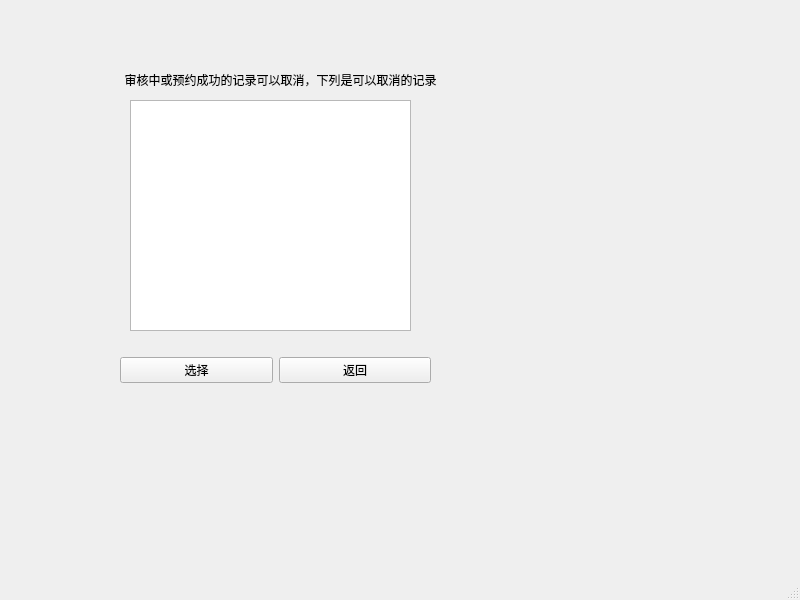
<?xml version="1.0" encoding="UTF-8"?>
<ui version="4.0">
 <class>StudentWindow</class>
 <widget class="QMainWindow" name="StudentWindow">
  <property name="geometry">
   <rect>
    <x>0</x>
    <y>0</y>
    <width>800</width>
    <height>600</height>
   </rect>
  </property>
  <property name="windowTitle">
   <string>MainWindow</string>
  </property>
  <widget class="QWidget" name="centralwidget">
   <widget class="QStackedWidget" name="stackedWidget">
    <property name="geometry">
     <rect>
      <x>70</x>
      <y>30</y>
      <width>421</width>
      <height>391</height>
     </rect>
    </property>
    <property name="currentIndex">
     <number>2</number>
    </property>
    <widget class="QWidget" name="page">
     <widget class="QWidget" name="widget" native="true">
      <property name="geometry">
       <rect>
        <x>100</x>
        <y>70</y>
        <width>201</width>
        <height>231</height>
       </rect>
      </property>
      <layout class="QVBoxLayout" name="verticalLayout">
       <item>
        <widget class="QPushButton" name="reservepushButton">
         <property name="text">
          <string>申请预约</string>
         </property>
        </widget>
       </item>
       <item>
        <widget class="QPushButton" name="checkMyresepushButton">
         <property name="text">
          <string>查看我的预约</string>
         </property>
        </widget>
       </item>
       <item>
        <widget class="QPushButton" name="checkallrespushButton">
         <property name="text">
          <string>查看所有预约</string>
         </property>
        </widget>
       </item>
       <item>
        <widget class="QPushButton" name="cancelpushButton">
         <property name="text">
          <string>取消预约</string>
         </property>
        </widget>
       </item>
       <item>
        <widget class="QPushButton" name="exitButton">
         <property name="text">
          <string>注销登录</string>
         </property>
        </widget>
       </item>
      </layout>
     </widget>
    </widget>
    <widget class="QWidget" name="page_2">
     <widget class="QLabel" name="label">
      <property name="geometry">
       <rect>
        <x>50</x>
        <y>10</y>
        <width>271</width>
        <height>41</height>
       </rect>
      </property>
      <property name="text">
       <string>机房开放时间为周一到周五</string>
      </property>
      <property name="alignment">
       <set>Qt::AlignCenter</set>
      </property>
     </widget>
     <widget class="QWidget" name="widget_2" native="true">
      <property name="geometry">
       <rect>
        <x>110</x>
        <y>80</y>
        <width>141</width>
        <height>38</height>
       </rect>
      </property>
      <layout class="QHBoxLayout" name="horizontalLayout">
       <item>
        <widget class="QLabel" name="label_2">
         <property name="text">
          <string>预约时间</string>
         </property>
         <property name="alignment">
          <set>Qt::AlignCenter</set>
         </property>
        </widget>
       </item>
       <item>
        <widget class="QComboBox" name="datecomboBox"/>
       </item>
      </layout>
     </widget>
     <widget class="QWidget" name="widget_3" native="true">
      <property name="geometry">
       <rect>
        <x>110</x>
        <y>150</y>
        <width>153</width>
        <height>38</height>
       </rect>
      </property>
      <layout class="QHBoxLayout" name="horizontalLayout_2">
       <item>
        <widget class="QLabel" name="label_3">
         <property name="text">
          <string>预约时间段</string>
         </property>
         <property name="alignment">
          <set>Qt::AlignCenter</set>
         </property>
        </widget>
       </item>
       <item>
        <widget class="QComboBox" name="intervalcomboBox"/>
       </item>
      </layout>
     </widget>
     <widget class="QWidget" name="widget_5" native="true">
      <property name="geometry">
       <rect>
        <x>80</x>
        <y>210</y>
        <width>211</width>
        <height>131</height>
       </rect>
      </property>
      <layout class="QHBoxLayout" name="horizontalLayout_3">
       <item>
        <widget class="QLabel" name="label_4">
         <property name="text">
          <string>预约机房</string>
         </property>
         <property name="alignment">
          <set>Qt::AlignCenter</set>
         </property>
        </widget>
       </item>
       <item>
        <widget class="QWidget" name="widget_4" native="true">
         <layout class="QVBoxLayout" name="verticalLayout_2">
          <item>
           <widget class="QRadioButton" name="computerroom1radioButton">
            <property name="text">
             <string>1号机房</string>
            </property>
           </widget>
          </item>
          <item>
           <widget class="QRadioButton" name="commputerroom2radioButton">
            <property name="text">
             <string>2号机房</string>
            </property>
           </widget>
          </item>
          <item>
           <widget class="QRadioButton" name="commputerroom3radioButton">
            <property name="text">
             <string>3号机房</string>
            </property>
           </widget>
          </item>
         </layout>
        </widget>
       </item>
      </layout>
     </widget>
     <widget class="QWidget" name="widget_6" native="true">
      <property name="geometry">
       <rect>
        <x>240</x>
        <y>250</y>
        <width>75</width>
        <height>29</height>
       </rect>
      </property>
     </widget>
     <widget class="QWidget" name="widget_7" native="true">
      <property name="geometry">
       <rect>
        <x>70</x>
        <y>350</y>
        <width>231</width>
        <height>41</height>
       </rect>
      </property>
      <layout class="QHBoxLayout" name="horizontalLayout_4">
       <item>
        <widget class="QPushButton" name="configpushButton_5">
         <property name="text">
          <string>确认</string>
         </property>
        </widget>
       </item>
       <item>
        <widget class="QPushButton" name="exitpushButton_6">
         <property name="text">
          <string>返回</string>
         </property>
        </widget>
       </item>
      </layout>
     </widget>
    </widget>
    <widget class="QWidget" name="page_3">
     <widget class="QLabel" name="label_5">
      <property name="geometry">
       <rect>
        <x>40</x>
        <y>30</y>
        <width>341</width>
        <height>41</height>
       </rect>
      </property>
      <property name="text">
       <string>审核中或预约成功的记录可以取消，下列是可以取消的记录</string>
      </property>
      <property name="textFormat">
       <enum>Qt::RichText</enum>
      </property>
      <property name="alignment">
       <set>Qt::AlignCenter</set>
      </property>
     </widget>
     <widget class="QWidget" name="widget_8" native="true">
      <property name="geometry">
       <rect>
        <x>50</x>
        <y>320</y>
        <width>311</width>
        <height>41</height>
       </rect>
      </property>
      <layout class="QHBoxLayout" name="horizontalLayout_5">
       <item>
        <widget class="QPushButton" name="choosepushButton">
         <property name="text">
          <string>选择</string>
         </property>
        </widget>
       </item>
       <item>
        <widget class="QPushButton" name="cancelexitpushButton">
         <property name="text">
          <string>返回</string>
         </property>
        </widget>
       </item>
      </layout>
     </widget>
     <widget class="QTextEdit" name="textEdit">
      <property name="geometry">
       <rect>
        <x>60</x>
        <y>70</y>
        <width>281</width>
        <height>231</height>
       </rect>
      </property>
     </widget>
    </widget>
   </widget>
  </widget>
  <widget class="QMenuBar" name="menubar">
   <property name="geometry">
    <rect>
     <x>0</x>
     <y>0</y>
     <width>800</width>
     <height>23</height>
    </rect>
   </property>
  </widget>
  <widget class="QStatusBar" name="statusbar"/>
 </widget>
 <resources/>
 <connections/>
</ui>
